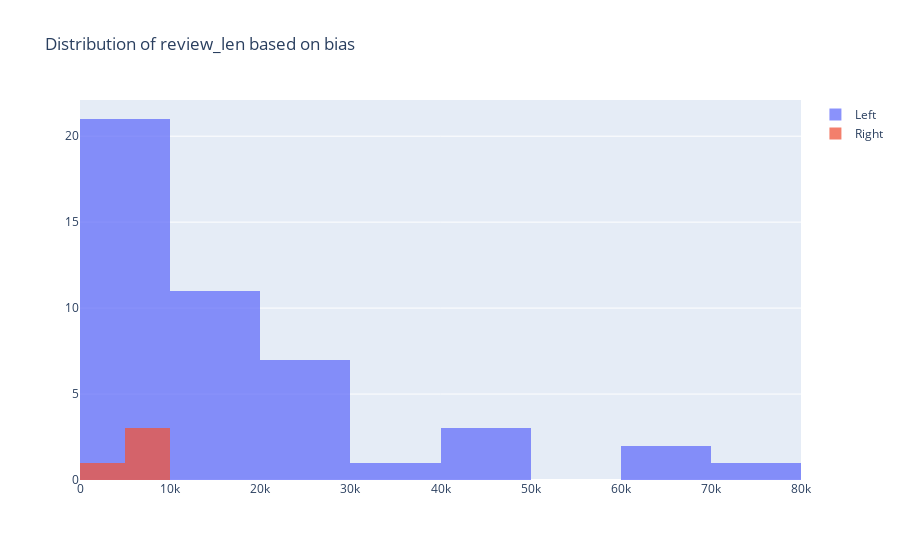

Notebook cell for this chart:
### Code cell
x1 = df.loc[df['Bias_num'] == 1, 'review_len']
x0 = df.loc[df['Bias_num'] == 0, 'review_len']

trace1 = go.Histogram(
    x=x0, name='Left',
    opacity=0.75
)
trace2 = go.Histogram(
    x=x1, name = 'Right',
    opacity=0.75
)

data = [trace1, trace2]
layout = go.Layout(barmode='overlay', title='Distribution of review_len based on bias')
fig = go.Figure(data=data, layout=layout)
fig.show()

### Figure 1 — Plotly figure (JSON) as saved in the notebook; plotly's stock layout.template omitted (floating-point values rounded to 4 significant figures)
{"data": [{"opacity": 0.75, "x": [8024, 5134, 62873, 49016, 6752, 4355, 18370, 8514, 10543, 1953, 46158, 6045, 10914, 30002, 61327, 70114, 42481, 9083, 24334, 27590, 20558, 20012, 26117, 17000, 20837, 15770, 18673, 16297, 18489, 10482, 7890, 10946, 28570, 6770, 6414, 6037, 14055, 7632, 7038, 5657, 6542, 5421, 5086, 9623, 7532, 7587], "type": "histogram", "name": "Left"}, {"opacity": 0.75, "x": [7232, 3602, 5156, 8214], "type": "histogram", "name": "Right"}], "layout": {"barmode": "overlay", "title": {"text": "Distribution of review_len based on bias"}}}
